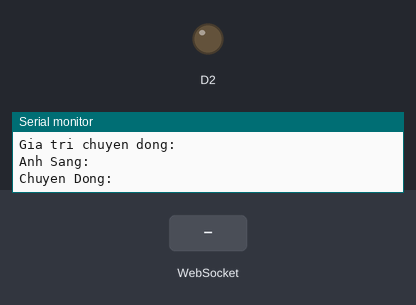
The sketch below on a simulated ESP8266 (NodeMCU). Shown: output pins drawn as LEDs (lit = HIGH), the last lines printed to the serial monitor. The test bench sets the inputs (shaded band). WiFi joins after 1.5 s; servers stay silent unless stated.

Above: at 4.7 s.
4.8 s: WebSocket text "ON" received
At 5.8 s:
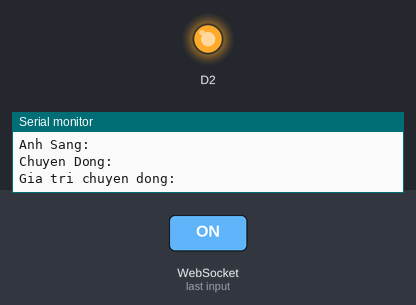
16.4 s: WebSocket text "AUTO" received
At 17.8 s:
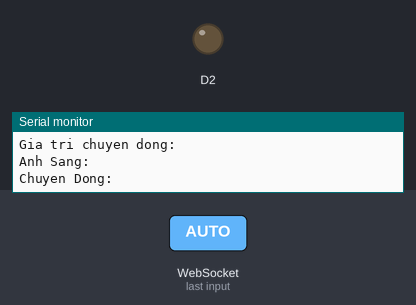
Timing chart, 0 to 19.0 s (numbered marks = the images above; inputs shaded):
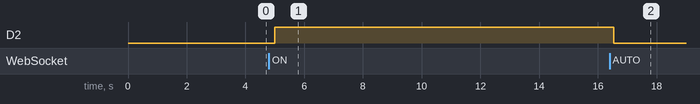

The sketch:

json_esp8266_uart.ino
```cpp
#include <ESP8266WiFi.h>
#include <WiFiClient.h>
#include <ESP8266WebServer.h>
#include <ESP8266HTTPClient.h>
#include <ArduinoJson.h>
#include <Arduino.h>
#include <WebSocketsClient.h>
#include <SoftwareSerial.h>

#define Rx D5
#define Tx D6
SoftwareSerial mySerialEsp(Rx, Tx);  //Khởi tạo cổng serial mềm

#define relay D2

String chuyenDong = "";
String giaTriChuyenDong = "";
String anhSang = "";
// int giaTriAnhSang = map(anhSang.toInt(),0,1023,0,6000);

String controlRelay = "AUTO";

String postData = "";

WebSocketsClient webSocket;


/* Set these to your desired credentials. */

const char *ssid = "whyfine";  //ENTER YOUR WIFI SETTINGS
const char *password = "xu@nn@m1711";

// const char *ssid = "THUONGHUYEN";  //ENTER YOUR WIFI SETTINGS
// const char *password = "huyen21112001";

// const char *ssid = "Teyvat";  //ENTER YOUR WIFI SETTINGS
// const char *password = "12345678";


//=======================================================================
//                    Power on setup
//=======================================================================

void setup() {

  pinMode(D2, OUTPUT);
  digitalWrite(D2, LOW);

  delay(1000);
  Serial.begin(9600);
  mySerialEsp.begin(9600);

  /*-------------------------------------CONNECT WIFI-----------------------------------------*/
  WiFi.mode(WIFI_OFF);  //Prevents reconnection issue (taking too long to connect)
  delay(1000);
  WiFi.mode(WIFI_STA);  //This line hides the viewing of ESP as wifi hotspot

  WiFi.begin(ssid, password);  //Connect to your WiFi router
  Serial.println("");

  Serial.print("Connecting");
  // Wait for connection
  while (WiFi.status() != WL_CONNECTED) {
    delay(500);
    Serial.print(".");
  }

  //If connection successful show IP address in serial monitor
  Serial.println("");
  Serial.print("Connected to ");
  Serial.println(ssid);
  Serial.print("IP address: ");
  Serial.println(WiFi.localIP());  //IP address assigned to your ESP
  /*-----------------------------------------------------------------------------------------*/

  webSocket.begin("192.168.43.141", 5000);
  // webSocket.begin("192.168.1.7", 5000);

  webSocket.onEvent(webSocketEvent);
}

//=======================================================================
//                    Main Program Loop
//=======================================================================
void loop() {
  webSocket.loop();
  Read_Uart_Json();
  if (controlRelay == "AUTO") {
    if (giaTriChuyenDong == "Yes" && anhSang.toInt() > 800) {
      digitalWrite(D2, HIGH);
    } else{
      digitalWrite(D2, LOW);
    }
  }
  else {
    ManualControl();
  }


  postData = "{\"CD\":\"" + String(giaTriChuyenDong) + "\", \"AS\":\"" + String(anhSang) + "\", \"TT\":\"" + String(controlRelay) + "\"}";
  webSocket.sendTXT(postData);
  postData = "";
}

void webSocketEvent(WStype_t type, uint8_t *payload, size_t length) {

  Serial.println("type: " + type);
  Serial.printf("payload: %s\n", payload);
  controlRelay = String((char *)payload);

  Serial.println("length: " + String(length));
  Serial.println("controlRelay: " + controlRelay);

  mySerialEsp.print(String((char *)payload));
}

void ManualControl() {
  if (controlRelay == "ON") {
    digitalWrite(D2, HIGH);
  } else if (controlRelay == "OFF") {
    digitalWrite(D2, LOW);
  }
}
void Read_Uart_Json() {
  if (mySerialEsp.available()) {
    // receiveString = Serial.readString();

    StaticJsonBuffer<256> doc;

    String receiveString = mySerialEsp.readString();// lấy dữ liệu bên ESP gửi sang

    Serial.println("data" + receiveString);

    JsonObject &obj = doc.parseObject(receiveString);

    chuyenDong = obj["CD"].as<String>();

    if (chuyenDong == "0") {
      giaTriChuyenDong = "No";
    } else {
      giaTriChuyenDong = "Yes";
    }

    anhSang = obj["AS"].as<String>();
  }
  Serial.println("Chuyen Dong: " + chuyenDong);
  Serial.println("Gia tri chuyen dong: " + giaTriChuyenDong);
  Serial.println("Anh Sang: " + anhSang);
  // Serial.println("Gia tri anh sang: "+ giaTriAnhSang);
}
```

Measured:
- after the input at 4.8 s, D2: LOW → HIGH after 0.19 s
- after the input at 16.4 s, D2: HIGH → LOW after 0.14 s
